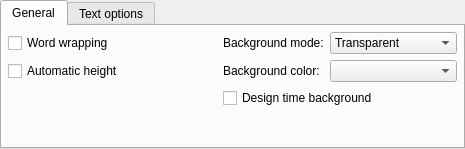
<?xml version="1.0" encoding="UTF-8"?>
<ui version="4.0">
 <class>NCRDLabelOptionsTabWidgetUI</class>
 <widget class="QTabWidget" name="NCRDLabelOptionsTabWidgetUI">
  <property name="geometry">
   <rect>
    <x>0</x>
    <y>0</y>
    <width>465</width>
    <height>149</height>
   </rect>
  </property>
  <property name="windowTitle">
   <string>TabWidget</string>
  </property>
  <property name="currentIndex">
   <number>0</number>
  </property>
  <widget class="QWidget" name="wGeneral">
   <attribute name="title">
    <string>General</string>
   </attribute>
   <layout class="QGridLayout" name="layWGeneral">
    <property name="margin">
     <number>6</number>
    </property>
    <item row="0" column="0">
     <widget class="QCheckBox" name="cbWordWrap">
      <property name="text">
       <string>Word wrapping</string>
      </property>
     </widget>
    </item>
    <item row="0" column="2">
     <widget class="QLabel" name="label_5">
      <property name="text">
       <string>Background mode:</string>
      </property>
     </widget>
    </item>
    <item row="0" column="3">
     <widget class="QComboBox" name="comboBGMode">
      <item>
       <property name="text">
        <string>Transparent</string>
       </property>
      </item>
      <item>
       <property name="text">
        <string>Filled background</string>
       </property>
      </item>
     </widget>
    </item>
    <item row="1" column="0">
     <widget class="QCheckBox" name="cbAutoHeight">
      <property name="text">
       <string>Automatic height</string>
      </property>
     </widget>
    </item>
    <item row="1" column="2">
     <widget class="QLabel" name="label_3">
      <property name="text">
       <string>Background color:</string>
      </property>
     </widget>
    </item>
    <item row="1" column="3">
     <widget class="QtColorComboBox" name="comboBackColor"/>
    </item>
    <item row="2" column="2" colspan="2">
     <widget class="QCheckBox" name="cbBGDesign">
      <property name="text">
       <string>Design time background</string>
      </property>
     </widget>
    </item>
    <item row="0" column="1">
     <spacer name="horizontalSpacer">
      <property name="orientation">
       <enum>Qt::Horizontal</enum>
      </property>
      <property name="sizeHint" stdset="0">
       <size>
        <width>40</width>
        <height>20</height>
       </size>
      </property>
     </spacer>
    </item>
    <item row="3" column="2">
     <spacer name="verticalSpacer_2">
      <property name="orientation">
       <enum>Qt::Vertical</enum>
      </property>
      <property name="sizeHint" stdset="0">
       <size>
        <width>20</width>
        <height>40</height>
       </size>
      </property>
     </spacer>
    </item>
   </layout>
  </widget>
  <widget class="QWidget" name="wTextOpt">
   <attribute name="title">
    <string>Text options</string>
   </attribute>
   <layout class="QGridLayout" name="layWTextOpt">
    <property name="margin">
     <number>6</number>
    </property>
    <item row="0" column="0">
     <widget class="QLabel" name="label_4">
      <property name="text">
       <string>Capitalization</string>
      </property>
     </widget>
    </item>
    <item row="0" column="1">
     <widget class="QComboBox" name="comboCapitalization">
      <item>
       <property name="text">
        <string>Mixed case</string>
       </property>
      </item>
      <item>
       <property name="text">
        <string>All uppercase</string>
       </property>
      </item>
      <item>
       <property name="text">
        <string>All lowercase</string>
       </property>
      </item>
      <item>
       <property name="text">
        <string>Small caps</string>
       </property>
      </item>
      <item>
       <property name="text">
        <string>Capitalize</string>
       </property>
      </item>
     </widget>
    </item>
    <item row="0" column="3">
     <spacer name="horizontalSpacer_2">
      <property name="orientation">
       <enum>Qt::Horizontal</enum>
      </property>
      <property name="sizeHint" stdset="0">
       <size>
        <width>45</width>
        <height>22</height>
       </size>
      </property>
     </spacer>
    </item>
    <item row="0" column="4">
     <widget class="QLabel" name="label_2">
      <property name="text">
       <string>Letter spacing</string>
      </property>
     </widget>
    </item>
    <item row="0" column="5">
     <widget class="QSpinBox" name="spSpacing">
      <property name="suffix">
       <string>px</string>
      </property>
      <property name="minimum">
       <number>-100</number>
      </property>
      <property name="maximum">
       <number>100</number>
      </property>
      <property name="value">
       <number>0</number>
      </property>
     </widget>
    </item>
    <item row="1" column="0">
     <widget class="QLabel" name="label_6">
      <property name="text">
       <string>Vertical alignment</string>
      </property>
     </widget>
    </item>
    <item row="1" column="4">
     <widget class="QLabel" name="label">
      <property name="text">
       <string>Rotation angle</string>
      </property>
     </widget>
    </item>
    <item row="1" column="5">
     <widget class="QSpinBox" name="spRotation">
      <property name="suffix">
       <string>°</string>
      </property>
      <property name="minimum">
       <number>-359</number>
      </property>
      <property name="maximum">
       <number>359</number>
      </property>
     </widget>
    </item>
    <item row="3" column="4">
     <spacer name="verticalSpacer">
      <property name="orientation">
       <enum>Qt::Vertical</enum>
      </property>
      <property name="sizeHint" stdset="0">
       <size>
        <width>34</width>
        <height>30</height>
       </size>
      </property>
     </spacer>
    </item>
    <item row="1" column="1">
     <widget class="QComboBox" name="comboVAlign">
      <item>
       <property name="text">
        <string>Top</string>
       </property>
      </item>
      <item>
       <property name="text">
        <string>Center</string>
       </property>
      </item>
      <item>
       <property name="text">
        <string>Bottom</string>
       </property>
      </item>
     </widget>
    </item>
    <item row="2" column="4">
     <widget class="QLabel" name="label_7">
      <property name="text">
       <string>Character length</string>
      </property>
     </widget>
    </item>
    <item row="2" column="5">
     <widget class="QSpinBox" name="spinBox"/>
    </item>
   </layout>
  </widget>
 </widget>
 <customwidgets>
  <customwidget>
   <class>QtColorComboBox</class>
   <extends>QComboBox</extends>
   <header>qtcolorcombobox.h</header>
  </customwidget>
 </customwidgets>
 <resources/>
 <connections/>
</ui>
